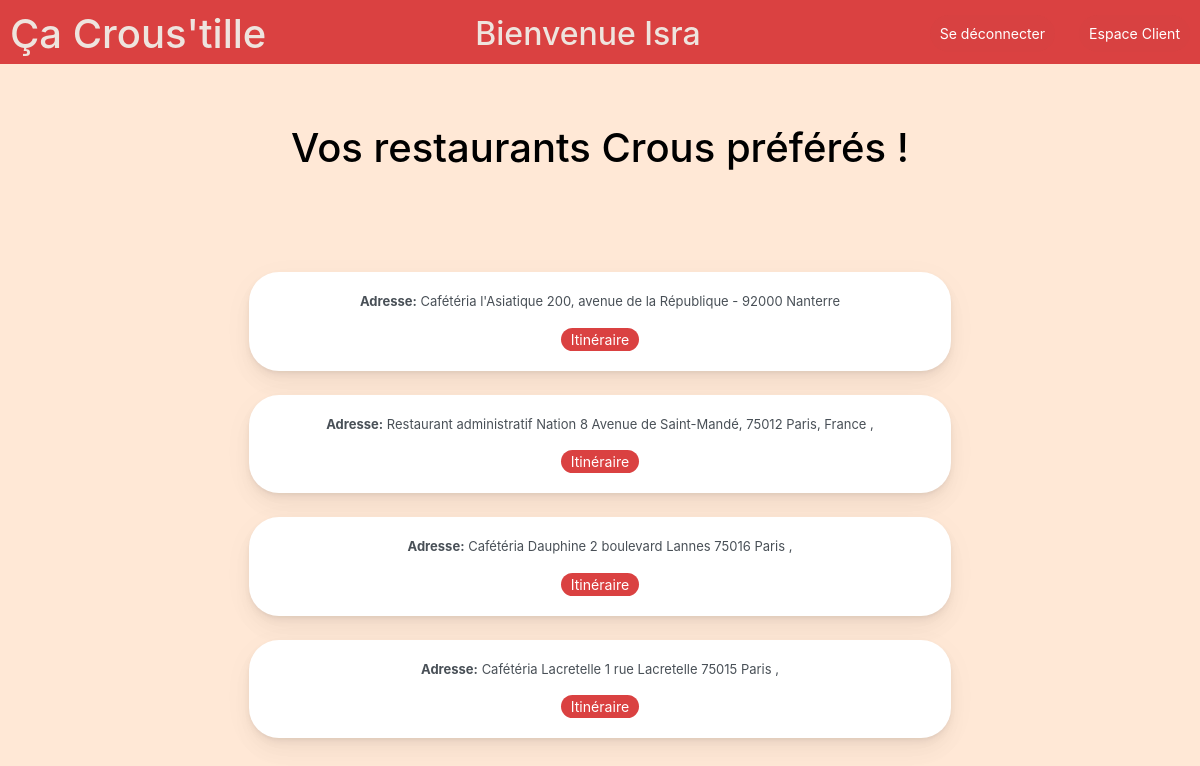
Page /favoris/favoris.php (signed in) on the committed database.
### tables this page shows
CREATE TABLE `donneecrous` (
  `ID` int(11) NOT NULL,
  `Adresse` varchar(154) DEFAULT NULL,
  `NumeroTelephone` varchar(16) DEFAULT NULL,
  `AdresseEmail` varchar(66) DEFAULT NULL
);

### favoris/favoris.php (the view, shortened to what this page needs)
<?php
$bdd = new PDO('mysql:host=localhost;dbname=espace_membre;charset=utf8', 'root', 'root', array(PDO::ATTR_ERRMODE => PDO::ERRMODE_EXCEPTION));
$userId = $_SESSION['ID'];
$recupMessages = $bdd->prepare('SELECT donneecrous.Adresse, donneecrous.NumeroTelephone, donneecrous.AdresseEmail FROM favoris INNER JOIN donneecrous ON favoris.restaurant_id = donneecrous.ID WHERE favoris.user_id = ? ORDER BY donneecrous.ID DESC');
$recupMessages->execute([$userId]);
?>
<!DOCTYPE html>
<html lang="fr">
<head>
    <link rel="stylesheet" href="https://stackpath.bootstrapcdn.com/bootstrap/4.5.2/css/bootstrap.min.css">
    <link rel="stylesheet" href="../forum/STYLEforum.css">
    <link rel="stylesheet" href="favoris.css">
</head>
<body>
<div class="banniere">
    <div class="lien-deco d-flex justify-content-between align-items-center">
        <div class="float-left">
            <h1>Ça Crous'tille</h1>
        </div>
        <div class="text-center">
            <h2>Bienvenue <?php echo htmlspecialchars($_SESSION['nom']) ?></h2>
        </div>
        <div class="float-right" >
            <a id="btndeco" href="../login/deconnexion.php?deco">Se déconnecter</a>
            <a id="btnEspaceC" href="../pageClient/PageClient.php">Espace Client</a>
        </div>
    </div>
</div>
<h1 id="titre"> Vos restaurants Crous préférés ! </h1>
<div class="container-fluid mt-100">
    <div class="row">
        <?php
        while ($favori = $recupMessages->fetch()) {
            ?>
            <div class="col-md-12">
                <div id="box" class="card mb-4">
                    <div class="card-body text-center">
                        <p><strong>Adresse:</strong>
                            <?php
                            if (!empty($favori['Adresse'])) {
                                echo htmlspecialchars($favori['Adresse']);
                            } else {
                                echo "Non spécifiée";
                            }
                            ?>
                        </p>
                        <button id ="btn"><a href="favoris_itineraire.php?adresse=<?php echo urlencode($favori['Adresse']); ?>" >Itinéraire</a> </button>
                    </div>
                </div>
            </div>
            <?php
        }
        ?>
    </div>
</div>
</body>
</html>

### forum/STYLEforum.css (style rules this page uses)
body { margin: 0; font-family: -apple-system, BlinkMacSystemFont, "Segoe UI", Roboto, "Helvetica Neue", Arial, "Noto Sans", sans-serif, "Apple Color Emoji", "Segoe UI Emoji", "Segoe UI Symbol", "Noto Color Emoji"; font-size: .88rem; font-weight: 400; line-height: 1.5; color: #495057; text-align: left; background-color: #ffe8d6; }
html, body { height: 100%; margin: 0; }
.banniere { padding-top: 10px; background-color: rgb(218, 65, 65); color: #eee4de; height: 8%; }
.float-right { margin-bottom: .5rem; !important; }
.float-left h1 { margin-left: 10px; }
#btnEspaceC { margin-right: 10px; }
.lien-deco a { text-decoration: none; background-color: #d84141; padding: 10px; color: white; border-radius: 30px; transition: background-color 0.3s ease-out; }
.lien-deco { margin-left: auto; }
#btndeco, #btnEspaceC { margin-left: 20px; }
.mt-100 { margin-top: 100px }
.card { box-shadow: 0 0.46875rem 2.1875rem rgba(4, 9, 20, 0.03), 0 0.9375rem 1.40625rem rgba(4, 9, 20, 0.03), 0 0.25rem 0.53125rem rgba(4, 9, 20, 0.05), 0 0.125rem 0.1875rem rgba(4, 9, 20, 0.03); border-width: 0; transition: all .2s; margin-bottom: 20px; }
.card-body { flex: 1 1 auto; padding: 1.25rem; }
.card-body p { font-size: 13px; }
a { color: #E91E63; text-decoration: none !important; background-color: transparent; }
#box { max-width: 70%; margin: auto; }

### favoris/favoris.css (style rules this page uses)
#box { border-radius: 30px; max-width: 60%; margin: auto; align-items: center; }
#btn { background-color: rgb(218, 65, 65); border-radius: 30px; border: none; padding-left:10px ; padding-right:10px ; }
#btn a { color: white; }
#titre { margin-top: 60px; padding: 0; text-align: center; color: black; }

### rows in the picture
donneecrous: Adresse "Cafétéria l'Asiatique 200, avenue de la République - 92000 Nanterre"
donneecrous: Adresse "Restaurant administratif Nation 8 Avenue de Saint-Mandé, 75012 Paris, France ,"
donneecrous: Adresse "Cafétéria Dauphine 2 boulevard Lannes 75016 Paris ,"
donneecrous: Adresse "Cafétéria Lacretelle 1 rue Lacretelle 75015 Paris ,"

### other values in the picture
$_SESSION['nom'] "Isra"
